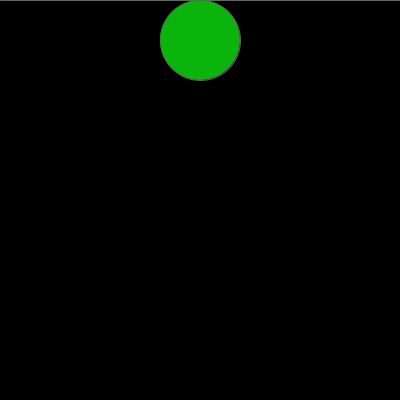
Frame 1 (no input)
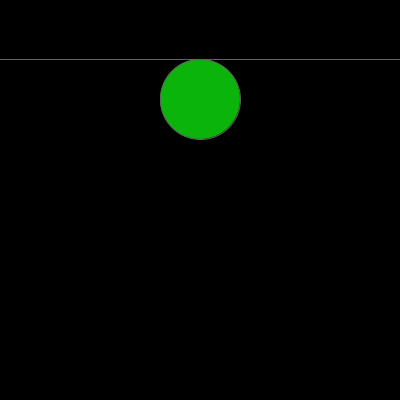
Frame 60 (the mouse pressed at the canvas centre just before this capture)
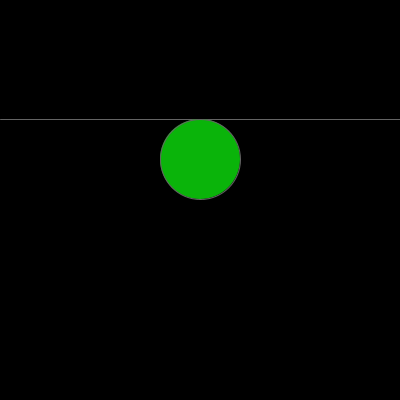
Frame 120 (the mouse held since frame 60 and released just before this capture)

The Processing sketch that drew these frames (run headless with seeded random() and noise(); from frame 60 on, the mouse is pressed at the canvas centre):

// Processing sketch: Ejercicio_19
// ── Ejercicio_19.pde
int posY;
int incremento=1;
int distanciaRadio=40;

void setup(){
  size(400,400);
  posY=0;
}

void draw(){
    background(0);
    stroke(100);
    line(0,posY,width,posY);
    fill(10,180,10);
    ellipse(width/2,posY+distanciaRadio,80,80);  
    
    posY+=incremento;
    if (posY>=height || posY<=0){
      incremento*=-1;
      distanciaRadio*=-1;
    }
}
